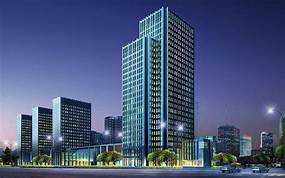
#> input picture building.jpg, 285 x 178 px
$ jupyter execute 'feature matching.ipynb'
#> lines starting #> are read from the running program, lines starting #| are printed output that depends on the picture
# Feature Matching

[cell 1]
import numpy as np
import cv2 as cv
import matplotlib.pyplot as plt

[cell 2]
building_image = cv.imread('building.jpg',0)
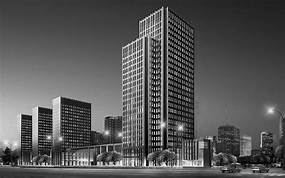
#> building_image: shape (178, 285); min 0, max 255, mean 87
flipped_building_image = cv.imread('flipped_building.jpg',0)
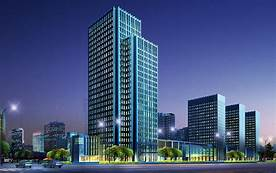
#> input picture flipped_building.jpg, 276 x 173 px
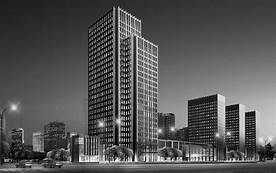
#> flipped_building_image: shape (173, 276); min 0, max 255, mean 85.4

[cell 3]
plt.imshow(building_image)

[cell 4]
plt.imshow(flipped_building_image)

## Brute Force Matcher

[cell 5]
orb = cv.ORB_create()

kp1, des1 = orb.detectAndCompute(building_image,None)
#> kp1 = 318 keypoints; strongest (x, y, size): (159, 135, 31), (39, 108, 31), (31, 117, 31), (159, 141, 31)
kp2, des2 = orb.detectAndCompute(flipped_building_image,None)
#> kp2 = 310 keypoints; strongest (x, y, size): (121, 131, 31), (238, 105, 31), (121, 110, 31), (121, 98, 31)

[cell 6]
bf = cv.BFMatcher(cv.NORM_HAMMING,crossCheck = True)

matches = bf.match(des1,des2)
#> matches = 88 matches

matches = sorted(matches, key = lambda x:x.distance)

matching_image_bf = cv.drawMatches(building_image,kp1,flipped_building_image,kp2,matches[:10],None,flags=cv.DrawMatchesFlags_NOT_DRAW_SINGLE_POINTS)
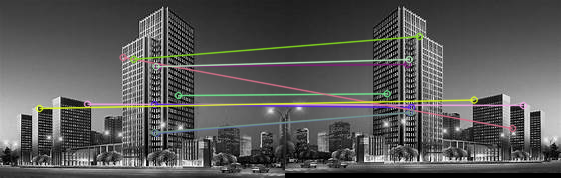
#> matching_image_bf: shape (178, 561, 3); mean of channels 0, 1, 2 86.9, 88.2, 88.3; drawn as B, G, R
plt.imshow(matching_image_bf),plt.show()

[cell 7]
cv.imwrite('bfmatcher.png',matching_image_bf)
#> Out = True

## FLANN Based Matcher

[cell 8]
sift = cv.SIFT_create()

kp1, des1 = sift.detectAndCompute(building_image,None)
#> kp1 = 302 keypoints; strongest (x, y, size): (147, 164, 1.9), (91, 160, 1.9), (49, 137, 2.2), (26, 119, 6.9)
kp2, des2 = sift.detectAndCompute(flipped_building_image,None)
#> kp2 = 274 keypoints; strongest (x, y, size): (234, 160, 2), (80, 160, 2), (136, 160, 2.1), (187, 155, 2.1)

[cell 9]
FLANN_INDEX_KDTREE = 1
index_params = dict(algorithm = FLANN_INDEX_KDTREE, trees = 5)
search_params = dict(checks=50)
flann = cv.FlannBasedMatcher(index_params,search_params)

[cell 10]
matches = flann.knnMatch(des1,des2,k=2)
#> matches = 302 matches

matchesMask = [[0,0] for i in range(len(matches))]
#> matchesMask = 302 pairs, first value 0 to 0, second value 0 to 0

for i,(m,n) in enumerate(matches):
    if m.distance < 0.7*n.distance:
        matchesMask[i]=[1,0]
#> after the loop, matchesMask = 302 pairs, first value 0 to 1, second value 0 to 0
draw_params = dict(matchColor = (0,255,0),
                   singlePointColor = (255,0,0),
                   matchesMask = matchesMask,
                   flags = cv.DrawMatchesFlags_DEFAULT)
#> draw_params = 4 items

matching_image_flann = cv.drawMatchesKnn(building_image,kp1,flipped_building_image,kp2,matches,None,**draw_params)
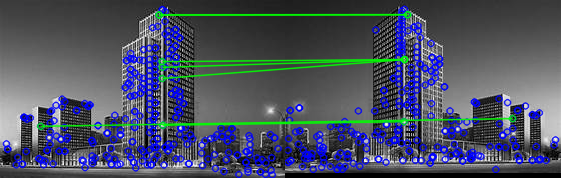
#> matching_image_flann: shape (178, 561, 3); mean of channels 0, 1, 2 98.3, 81.1, 74.7; drawn as B, G, R
plt.imshow(matching_image_flann,),plt.show()

[cell 11]
cv.imwrite('flannmatcher.png',matching_image_flann)
#> Out = True
